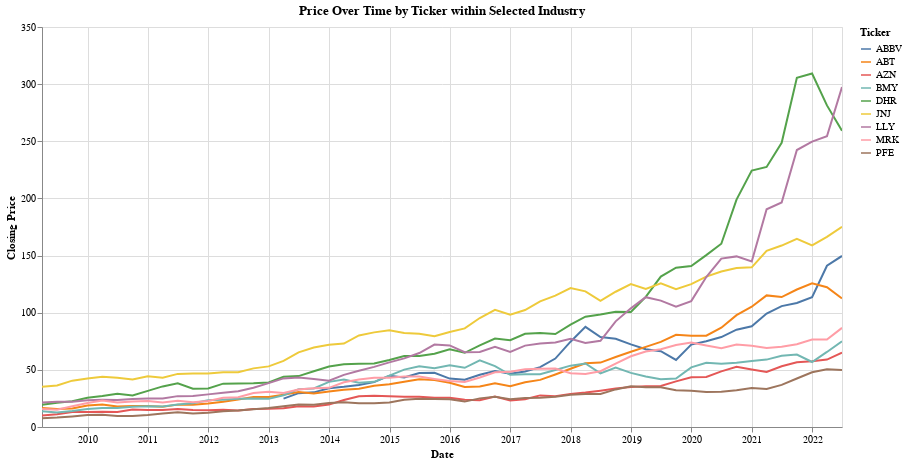

Notebook code cell kept with this figure:
### Code cell
# Dropdown selection for industries
industry_dropdown = alt.binding_select(options=combined_df['Industry'].unique().tolist())
select_industry = alt.selection_single(fields=['Industry'], bind=industry_dropdown, name="Select", value='Healthcare')

# Base chart for displaying data
base = alt.Chart(combined_df).transform_filter(
    select_industry  # Apply industry selection
).encode(
    x=alt.X('Date:T', title='Date'),  # Assume 'Date' is formatted as datetime
    y=alt.Y('close:Q', title='Closing Price'),
    color=alt.Color('Ticker:N', legend=alt.Legend(title="Ticker")),  # Color by ticker
    tooltip=['Ticker', 'Date:T', 'close:Q', 'Industry']
).properties(
    width=800,
    height=400,
    title="Price Over Time by Ticker within Selected Industry"
)

# Line chart for price over time
price_chart = base.mark_line().interactive()

# Display the chart
price_chart.add_selection(
    select_industry
).display()

### Figure 1 — Vega-Lite specification as saved in the notebook (floating-point values rounded to 4 significant figures; data arrays with more than 128 entries replaced by an {"elided": "..."} marker saying what was removed)
{"config": {"view": {"continuousWidth": 300, "continuousHeight": 300}}, "data": {"name": "data-ae001ddbacfd9767e8eaadb73c8b168b"}, "mark": {"type": "line"}, "encoding": {"color": {"field": "Ticker", "legend": {"title": "Ticker"}, "type": "nominal"}, "tooltip": [{"field": "Ticker", "type": "nominal"}, {"field": "Date", "type": "temporal"}, {"field": "close", "type": "quantitative"}, {"field": "Industry", "type": "nominal"}], "x": {"field": "Date", "title": "Date", "type": "temporal"}, "y": {"field": "close", "title": "Closing Price", "type": "quantitative"}}, "height": 400, "params": [{"name": "param_2", "select": {"type": "interval", "encodings": ["x", "y"]}, "bind": "scales"}, {"name": "Select", "select": {"type": "point", "fields": ["Industry"]}, "bind": {"input": "select", "options": ["Healthcare", "Tech"]}, "value": "Healthcare"}], "title": "Price Over Time by Ticker within Selected Industry", "transform": [{"filter": {"param": "Select"}}], "width": 800, "$schema": "https://vega.github.io/schema/vega-lite/v5.16.3.json", "datasets": {"data-ae001ddbacfd9767e8eaadb73c8b168b": {"elided": "846 records"}}}
